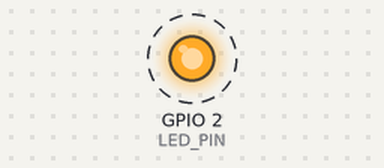
Recording of a sketch running on a simulated ESP32. Shown: output pins drawn as LEDs (lit = HIGH). Dashed ring = blinking. What the sketch prints to the serial monitor is not drawn.

Above: at 0.5 s.
Timing chart, 0 to 4.6 s (numbered marks = the images above):
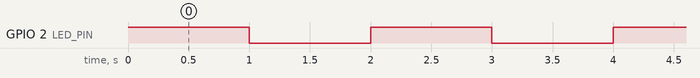

Measured:
- by itself, GPIO 2 (LED_PIN): alternates HIGH for 1.0 s and LOW for 1.0 s

The sketch:

esp32_blink.ino
```cpp
/*
  ESP32 Arduino environment check.

  If the board has no built-in LED on GPIO 2, change LED_PIN to the
  pin documented for the selected board.
*/
const int LED_PIN = 2;

void setup() {
  pinMode(LED_PIN, OUTPUT);
  Serial.begin(115200);
}

void loop() {
  digitalWrite(LED_PIN, HIGH);
  Serial.println("LED ON");
  delay(1000);

  digitalWrite(LED_PIN, LOW);
  Serial.println("LED OFF");
  delay(1000);
}
```
